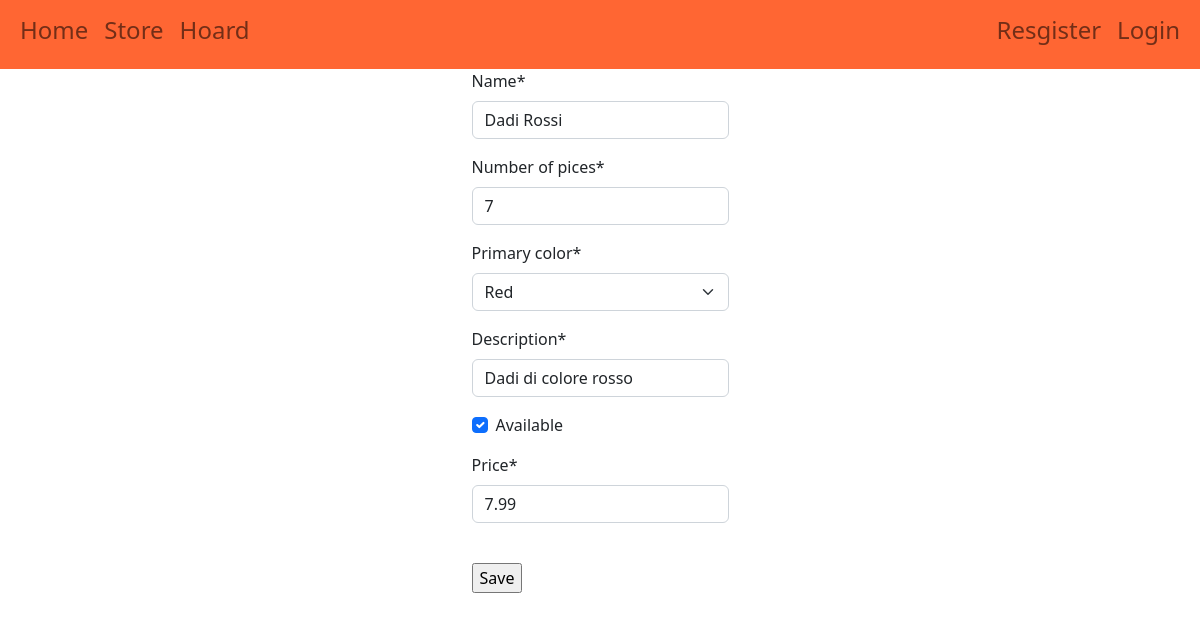
Screenshot of /banch/modify_set/D1/update/ with the database file from the repository.
### store/models.py (models this page shows, shortened)
class Dice(models.Model):
    COLORS = [
        ("R","Red"),
        ("O","Orange"),
        ("Y","Yellow"),
        ("G","Green"),
        ("B","Blue"),
        ("P","Purple"),
        ("N","Black"),
        ("W","White"),
        ("M","Metal"),
    ]
    code = models.CharField(max_length=255, primary_key=True, unique=True)
    name = models.CharField(max_length=50)
    number_of_pices = models.PositiveSmallIntegerField()
    primary_color = models.CharField(max_length=1, choices=COLORS)
    description = models.CharField(max_length=300)
    seller = models.ForeignKey(User,on_delete=models.SET_NULL,null=True)
    available = models.BooleanField()
    price = models.FloatField()
    image = models.ImageField(upload_to='uploads/',null= True)

### banch/views.py (the view, shortened to what this page needs)
# urls.py: path('modify_set/<str:pk>/update/', views.UpdateDiceView.as_view(), name='modify_set'),
class UpdateDiceView(GroupRequiredMixin,UpdateView):
    group_required = ['artigiani']
    model = Dice
    template_name = "banch/modify_set.html"
    fields = [
            "name",
            "number_of_pices",
            'primary_color',
            'description',
            'available',
            'price',
            ]

### templates/banch/modify_set.html
{% extends "base.html" %}
{% block head %}
    {% load crispy_forms_tags %}
{% endblock %}
{% block content %}
    <div class="d-flex justify-content-center ">
       <form method="post">{% csrf_token %}
            {{ form | crispy }}
            <br>
            <input type="submit" value="Save">
        </form>
    </div
{% endblock %}

### rows the page displays
Dice: name "Dadi Rossi", number_of_pices "7", primary_color "Red", description "Dadi di colore rosso", available "☑", price "7.99"
